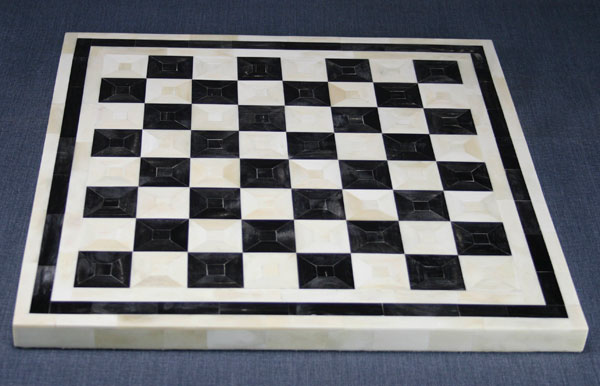
//> input picture checkerBoard/chessboard.jpg, 600 x 386 px
$ ./findCBCorners chessboard.jpg   (built with g++ and OpenCV 4)
//> lines starting //> are read from the running program, lines starting //| are printed output that depends on the picture
#include <opencv2/imgproc.hpp>
#include <opencv2/highgui.hpp>
#include <opencv2/calib3d.hpp>
#include <math.h>
#include <iostream>

#define NUM_INTERIOR_CORNERS_ROWS 4
#define NUM_INTERIOR_CORNERS_COLS 4

using namespace cv;

int main(int argc, char** argv)
{
    Mat img, gray;
	char *file = argv[1];
    if(!(img=imread(file, 1)).data) {
		std::cout << "failed\n";
      	return -1;
	}
//> img is the input picture: 386 rows x 600 cols, CV_8UC3; mean B, G, R 116.8, 112.3, 110.3

	std::cout << "gets here\n";
    cvtColor(img, gray, COLOR_BGR2GRAY);
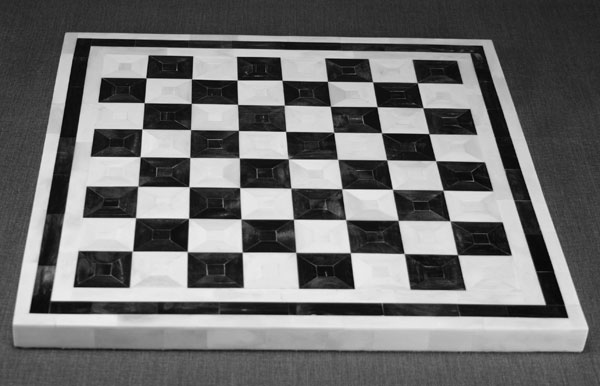
//> gray: 386 rows x 600 cols, CV_8UC1; min 0, max 243, mean 112.2
	std::cout << "and here\n";

	vector<Vec2f> corners;
	bool k = findChessboardCorners(gray, Size (NUM_INTERIOR_CORNERS_ROWS, NUM_INTERIOR_CORNERS_COLS), corners);
//> corners = empty; k = false
	std::cout << "numCorners: " << corners.size();
//| numCorners: 0

	for ( size_t i = 0; i < corners.size(); i++ )
	{
		std::cout << cvRound(corners[i][0]) << ", " << cvRound(corners[i][1]) << std::endl;

		Point p(cvRound(corners[i][0]), cvRound(corners[i][1]));
		int radius = 2;
		circle( gray, p, 3, Scalar(0,255,0), -1, 8, 0 );
	}
//> this loop made 0 passes

    imshow( "corners", gray );
	waitKey(10000);


// [24 lines of commented-out code are left out]
}
